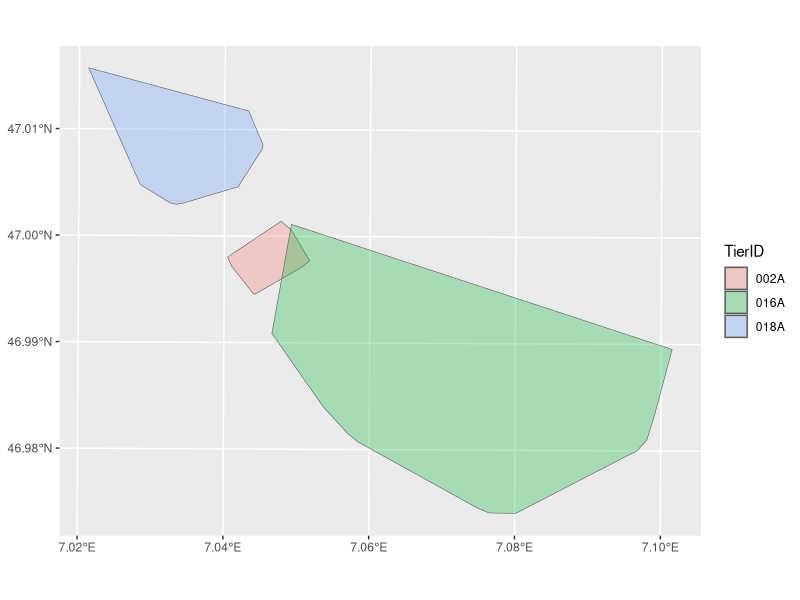
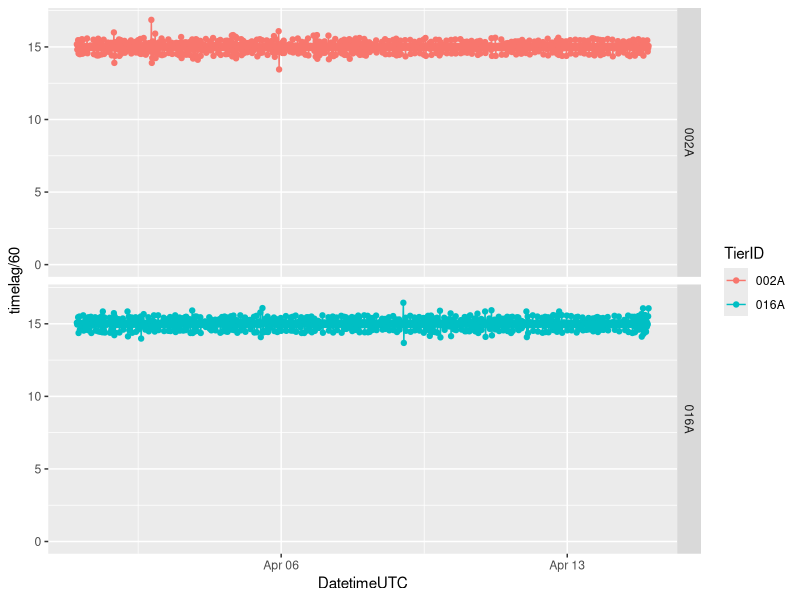
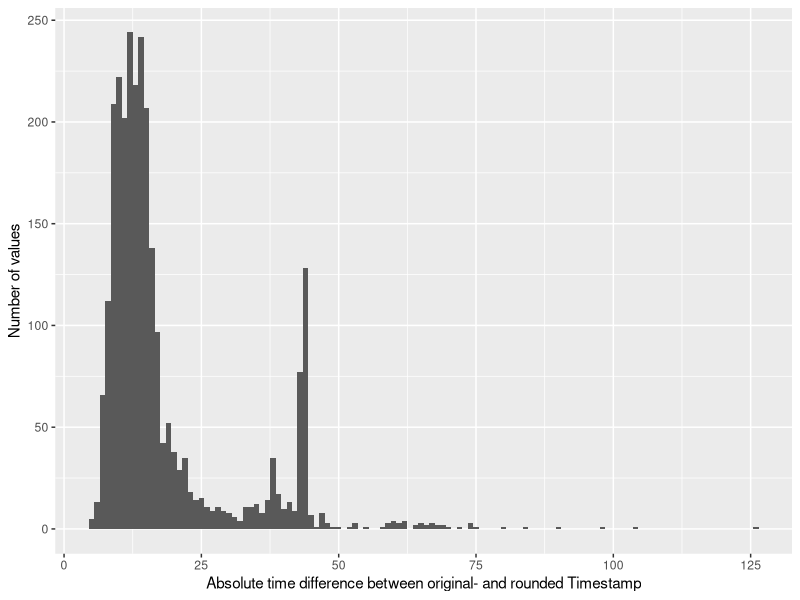
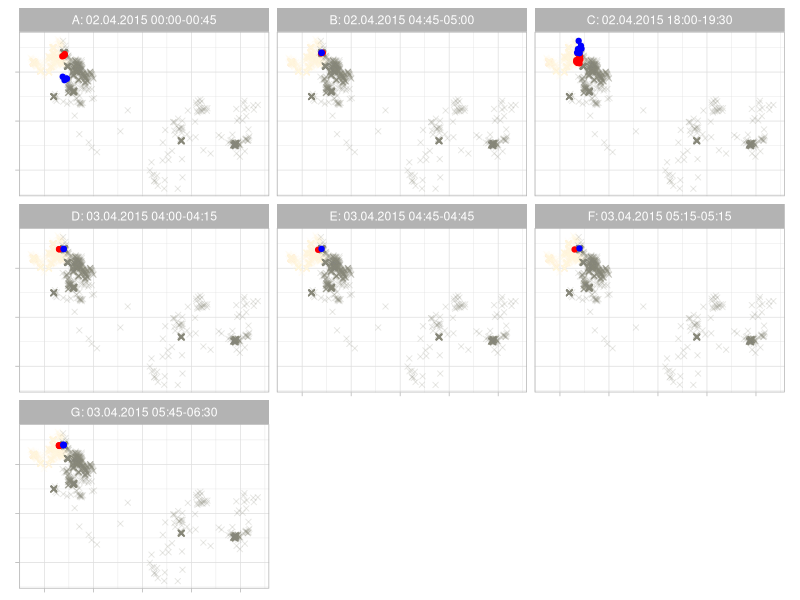

Write R code to recreate these figures, in order.
## Preperation #################################################################


library(tidyverse)
library(sf)
library(lubridate)

# Import as tibble
wildschwein_BE <- read_delim("00_Rawdata/wildschwein_BE.csv",",")

# Convert to sf-object
wildschwein_BE = st_as_sf(wildschwein_BE, coords = c("Long", "Lat"), crs = 4326,remove = FALSE)

# transform to CH1903 LV95
wildschwein_BE <- st_transform(wildschwein_BE, 2056)

# Add geometry as E/N integer Columns
wildschwein_BE <- st_coordinates(wildschwein_BE) %>%
  cbind(wildschwein_BE,.) %>%
  rename(E = X) %>%
  rename(N = Y)

# Compute timelag, steplength and speed
wildschwein_BE <- wildschwein_BE %>%
  group_by(TierID) %>%
  mutate(
    timelag = as.numeric(difftime(lead(DatetimeUTC),DatetimeUTC,units = "secs")),
    steplength = sqrt((E-lead(E,1))^2+(N-lead(N,1))^2),
    speed = steplength/timelag
  )


#- chunkend

## Input: Creating Functions ###################################################

testfun <- function(){}


testfun()

class(testfun)


testfun <- function(){print("this function does nothing")}

testfun()


testfun <- function(sometext){print(sometext)}

testfun(sometext = "this function does slightly more, but still not much")

# specify two parameters:
# x: the value  with want to take the root from
# n: the root we want to take (2 for 2nd root)

nthroot <- function(x,n){x^(1/n)}

# Test function by taking the second root of 4. 
# Expecting the result to be 2:
nthroot(x = 4,n = 2)


nthroot(27,3)
nthroot(3,3)

nthroot <- function(x,n = 2){x^(1/n)}

# if not stated otherwise, our function takes the square root
nthroot(10)
# We can still overwrite n
nthroot(10,3)


## Task 4 ######################################################################

euclid <- function(x,y,leadval = 1){
  sqrt((x-lead(x,leadval))^2+(y-lead(y,leadval))^2)
}

## Task 2 ######################################################################

wildschwein_filter <- wildschwein_BE %>%
  filter(DatetimeUTC > "2015-04-01",
         DatetimeUTC < "2015-04-15") 

wildschwein_filter %>%
  group_by(TierID) %>%
  summarise() %>%
  st_convex_hull() %>%
  ggplot() + geom_sf(aes(fill = TierID),alpha = 0.3)

wildschwein_filter <- wildschwein_filter %>%
  filter(TierID != "018A")


#- chunkend

## Task 3 ######################################################################


head(wildschwein_filter)

ggplot(wildschwein_filter, aes(DatetimeUTC,timelag/60, colour = TierID)) + 
  geom_line() + 
  geom_point()+ 
  expand_limits(y = 0) +
  facet_grid(TierID~.)


wildschwein_filter <- wildschwein_filter %>%
  group_by(TierID) %>%
  mutate(
    DatetimeRound = round_date(DatetimeUTC,"15 minutes")
  )

wildschwein_filter %>%
  mutate(delta = abs(as.integer(difftime(DatetimeUTC,DatetimeRound, units = "secs")))) %>%
  ggplot(aes(delta)) +
  geom_histogram(binwidth = 1) +
  labs(x = "Absolute time difference between original- and rounded Timestamp",
       y = "Number of values")

## Task 4 ######################################################################

wildschwein_join <- wildschwein_filter %>%
  ungroup() %>%
  dplyr::select(TierID,DatetimeRound,E,N) %>% 
  st_set_geometry(NULL) %>%
  split(.$TierID) %>%
  accumulate(~full_join(.x,.y, by = "DatetimeRound")) %>%
  pluck(length(.))


euclid2 <- function(x1,y1,x2,y2){
  sqrt((x1-x2)^2+(y2-y2)^2)
}


wildschwein_join <- wildschwein_join %>%
  mutate(
    distance = euclid2(E.x,N.x,E.y,N.y),
    meet = distance < 100
  )


wildschwein_join

## Task 5 ######################################################################

# Cumsum appraoch from Exercise 3
number_seq = function(bool){
  fac <- as.factor(ifelse(bool,1+cumsum(!bool),NA))
  levels(fac) <- 1:length(levels(fac))
  return(fac)
}

# library(lwgeom)

wildschwein_meet <- wildschwein_join %>%
  mutate(meet_seq = number_seq(meet)) %>%
  filter(meet) %>%
  group_by(meet_seq) %>%
  mutate(meet_time = paste0(LETTERS[meet_seq],": ",strftime(min(DatetimeRound),format = "%d.%m.%Y %H:%M"),"-",strftime(max(DatetimeRound),format = "%H:%M")))

ggplot(wildschwein_join) + 
  geom_point(aes(E.x, N.x),colour = "cornsilk",alpha = 0.2,shape = 4) +
  geom_point(aes(E.y, N.y),colour = "cornsilk4",alpha = 0.2,shape = 4) +
  geom_point(data = wildschwein_meet, aes(E.x,N.x), colour = "red") +
  geom_point(data = wildschwein_meet, aes(E.y,N.y), colour = "blue") +
  coord_equal() +
  facet_wrap(~meet_time) +
  theme_light() +
  theme(axis.title = element_blank(),axis.text = element_blank())


## Task 6 ######################################################################

## 
## meanmeetpoints <- wildschwein_join %>%
##   filter(meet) %>%
##   mutate(
##     E.mean = (E.x+E.y)/2,
##     N.mean = (N.x+N.y)/2
## 
##   )
## 
## library(plotly)
## plot_ly(wildschwein_join, x = ~E.x,y = ~N.x, z = ~DatetimeRound,type = "scatter3d", mode = "lines") %>%
##   add_trace(wildschwein_join, x = ~E.y,y = ~N.y, z = ~DatetimeRound) %>%
##   add_markers(data = meanmeetpoints, x = ~E.mean,y = ~N.mean, z = ~DatetimeRound) %>%
##   layout(scene = list(xaxis = list(title = 'E'),
##                       yaxis = list(title = 'N'),
##                       zaxis = list(title = 'Time')))
## 

## wildschwein_join %>%
##   filter(DatetimeRound<"2015-04-04") %>%
##   plot_ly(x = ~E.x,y = ~N.x, z = ~DatetimeRound,type = "scatter3d", mode = "lines") %>%
##   add_trace(wildschwein_join, x = ~E.y,y = ~N.y, z = ~DatetimeRound) %>%
##   add_markers(data = meanmeetpoints, x = ~E.mean,y = ~N.mean, z = ~DatetimeRound) %>%
##   layout(scene = list(xaxis = list(title = 'E'),
##                       yaxis = list(title = 'N'),
##                       zaxis = list(title = 'Time')))
